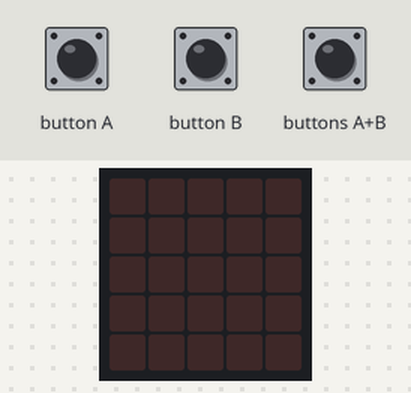
Bench run of a program on a simulated BBC micro:bit (MakeCode). Shown: the board's 5×5 LED display. Inputs (shaded band) come from the test bench.

Above: at 1.2 s.
1.3 s: buttons A+B pressed for 0.15 s
At 2.1 s:
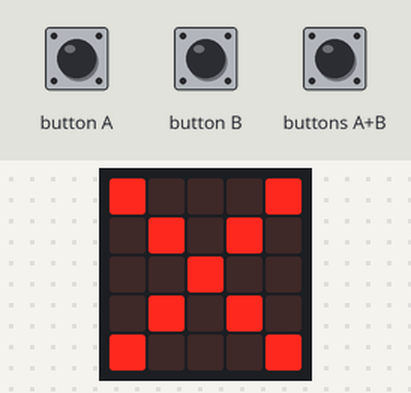
4.0 s: buttons A+B pressed for 1 s
Timing chart, 0 to 7.0 s (numbered marks = the images above; inputs shaded):
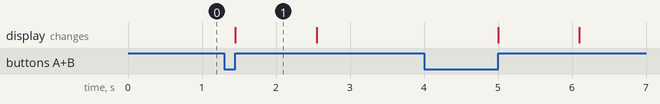

The program:

Ex19.py
```python
def on_button_pressed_a():
    global ENTREE
    ENTREE = "" + ENTREE + "A"
input.on_button_pressed(Button.A, on_button_pressed_a)

def on_button_pressed_ab():
    global ACCEPTED, ENTREE
    if ENTREE == MOT_DE_PASSE:
        basic.show_icon(IconNames.YES)
    else:
        basic.show_icon(IconNames.NO)
    basic.pause(500)
    basic.clear_screen()
    ENTREE = ""
input.on_button_pressed(Button.AB, on_button_pressed_ab)

def on_button_pressed_b():
    global ENTREE
    ENTREE = "" + ENTREE + "B"
input.on_button_pressed(Button.B, on_button_pressed_b)

ENTREE = ""
MOT_DE_PASSE = ""
MOT_DE_PASSE = "AAB"

def on_forever():
        pass
basic.forever(on_forever)
```

Measured:
- after the input at 1.3 s, the display: changes after 0.15 s (image 1)
- what the display in image 1 shows lasts 1.1 s, from 1.5 s to 2.6 s
